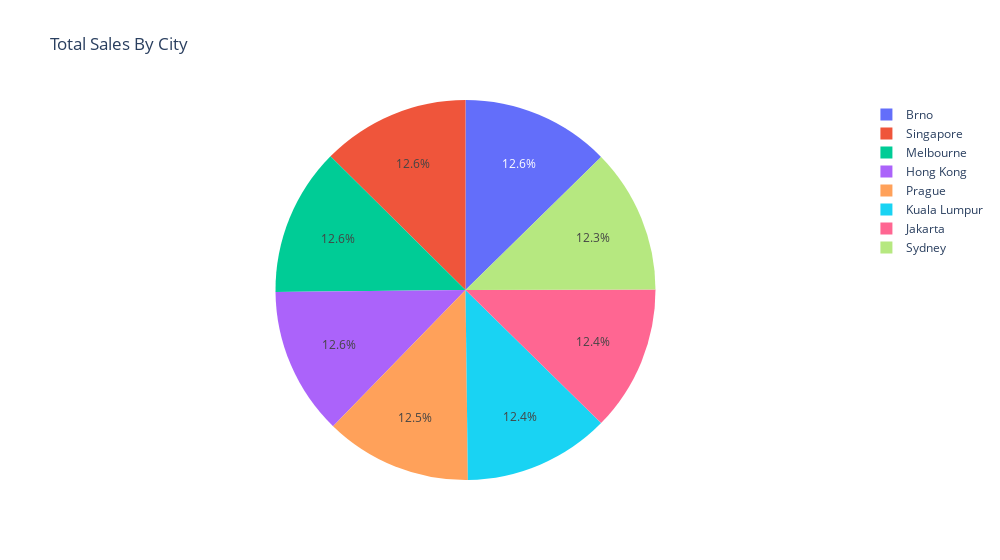

Here is the notebook cell this chart was saved with:
### Markdown cell above
#### 3. Sales by User Locations

### Code cell
# Creating a pie plot to visualize the total sales by User city
user_city_sales = (
    fact_order.merge(dim_user, on="user_id")
    .groupby("user_city")["order_total"]
    .sum()
    .reset_index()
)

fig6 = px.pie(
    user_city_sales,
    values="order_total",
    names="user_city",
    title="Total Sales By City",
    width=1000,
)
fig6.show("png")

### Figure 1 — Plotly figure (JSON) as saved in the notebook; plotly's stock layout.template omitted (floating-point values rounded to 4 significant figures)
{"data": [{"domain": {"x": [0, 1], "y": [0, 1]}, "hovertemplate": "user_city=%{label}<br>order_total=%{value}<extra></extra>", "labels": ["Brno", "Hong Kong", "Jakarta", "Kuala Lumpur", "Melbourne", "Prague", "Singapore", "Sydney"], "legendgroup": "", "name": "", "showlegend": true, "type": "pie", "values": [5902190, 5864260, 5782080, 5808230, 5868040, 5820530, 5870700, 5744630]}], "layout": {"legend": {"tracegroupgap": 0}, "title": {"text": "Total Sales By City"}, "width": 1000}}
